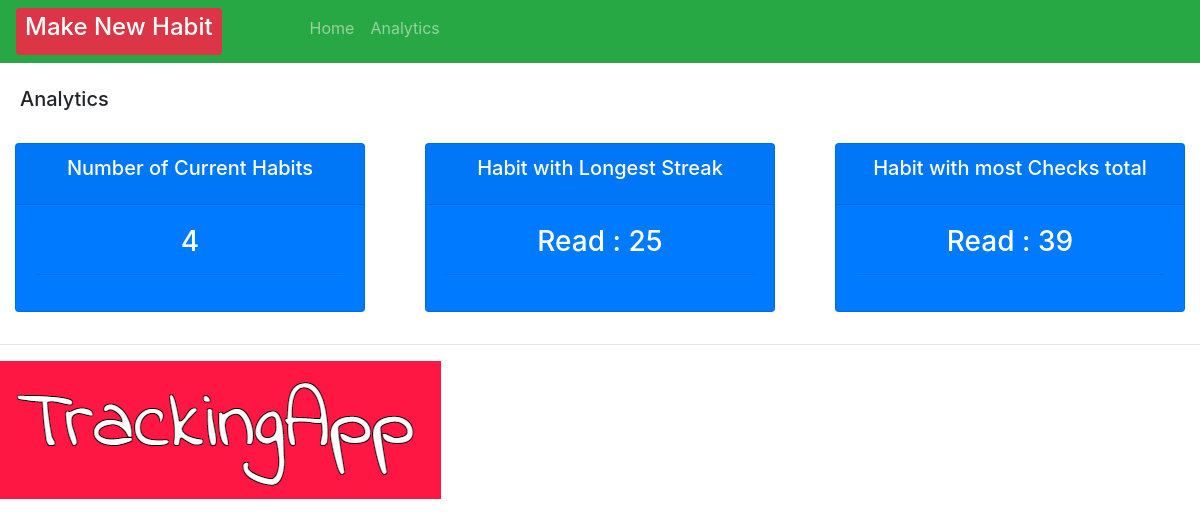
/analytics/, run on an earlier commit of the app's database.
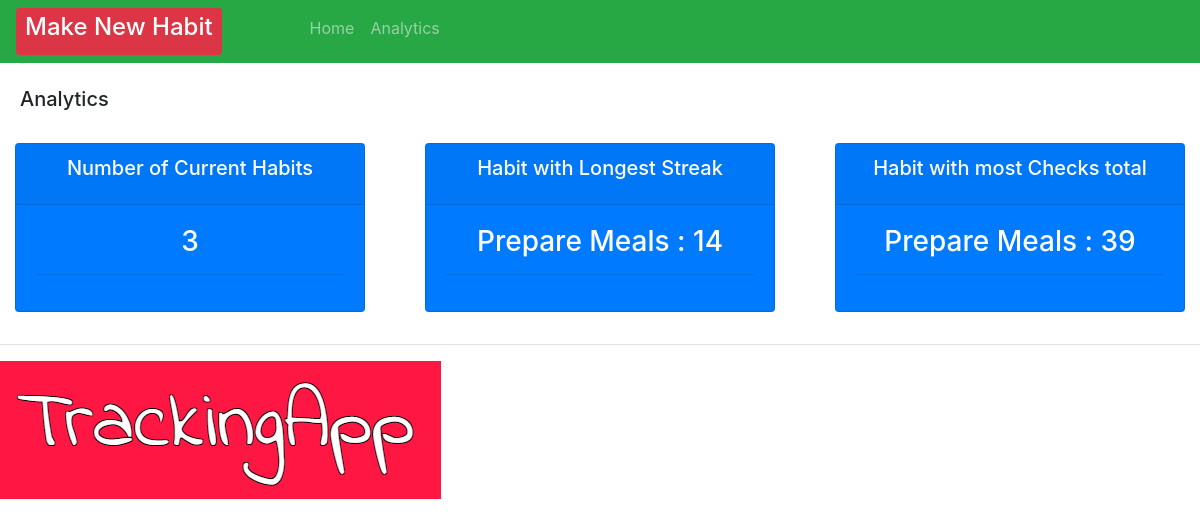
And on a later commit of the database.
### crm/models.py (models this page shows, shortened)
class Order(models.Model):
    INTERVAL = (
            ('Daily', 'Daily'),
            ('Weekly', 'Weekly' ),
            )
    habit = models.CharField(max_length=200, null=True, blank=True)
    interval = models.CharField(max_length=400, null=True, choices=INTERVAL)
    checked = models.IntegerField(blank=True, default=0, null=True)
    streak = models.IntegerField(blank=True, default=0, null=True)
    longestStreak = models.IntegerField(blank=True, default=0, null=True)
    created = models.DateTimeField(auto_now=True, auto_now_add=False, editable=False, null=True, blank=True)
    checkedList = models.ManyToManyField(Repeats)
    timeStamp = models.DateTimeField(auto_now=True, blank=True)
    date_created = models.DateTimeField(auto_now_add=True, null=True, editable=False, blank=True)
    dateAsString = models.CharField(max_length=200, null=True, blank=True)

### crm/views.py (the view)
# urls.py: path('analytics/', views.analytics, name="analytics"),
def analytics(request):
    orders = Order.objects.all()
    total_orders = orders.count()
    longest_streak_array = []
    most_checks_array = {}
    for order in orders:
        longest_streak_array.append(order.longestStreak)
        most_checks_array.update({order.checkedList.count() : order.habit})
    longest_streak = max(longest_streak_array)
    longestStreakHabits= orders.filter(longestStreak=longest_streak)
    most_checked = max(most_checks_array)
    habit_most_checked =most_checks_array.get(most_checked)
    context= {'total_orders': total_orders, 'most_checked': most_checked, 'longest_streak': longest_streak,
    "longestStreakHabits":  longestStreakHabits, "habit_most_checked": habit_most_checked}
    return render(request, 'habit/analytics.html', context)

### crm/templates/habit/analytics.html (shortened to what this page needs)
{% extends 'habit/main.html' %}
{% block content %}
<br>
<div class="row">
    <div class="col-md">
            <h5 style="margin-left: 20px;">Analytics</h5>
           {% include 'habit/status.html' %}
    </div>
{% endblock %}

### crm/templates/habit/status.html
<br>
<div class="row">
    <div class="col">
        <div class="col-md">
            <div class="card text-center text-white bg-primary mb-3" id="total-orders">
                <div class="card-header">
                    <h5 class="card-title text-white">Number of Current Habits</h5>
                </div>
                <div class="card-body">
                    <h3 class="card-title"> {{total_orders}} </h3>
                    <hr>
                </div>
            </div>
        </div>
    </div>
    <div class="col">
        <div class="col-md">
            <div class="card text-center text-white mb-3 bg-primary" id="total-orders">
                <div class="card-header">
                    <h5 class="text-white card-title">Habit with Longest Streak</h5>
                </div>
                <div class="card-body">
                    {% for habit in  longestStreakHabits %}
                        <h3 class="card-title"> {{habit.habit}} :  {{longest_streak}} </h3>
                        {%endfor%}
                     <hr>
                </div>
            </div>
        </div>
    </div>
    <div class="col">
        <div class="col-md">
            <div class="card text-center text-white mb-3 bg-primary" id="total-orders">
                <div class="card-header">
                    <h5 class="text-white card-title">Habit with most Checks total</h5>
                </div>
                <div class="card-body">
                        <h3 class="card-title"> {{habit_most_checked }} : {{most_checked}}</h3>
                    <hr>
                </div>
            </div>
        </div>
    </div>
    </div>
</div>

What changed in the data, as far as the page shows it:
removed Order: habit "Read", longestStreak "25"
now on this page (row edited): Order: habit "Prepare Meals", longestStreak "14"
Also different on the page:
{{ total_orders }}: "4" → "3"
